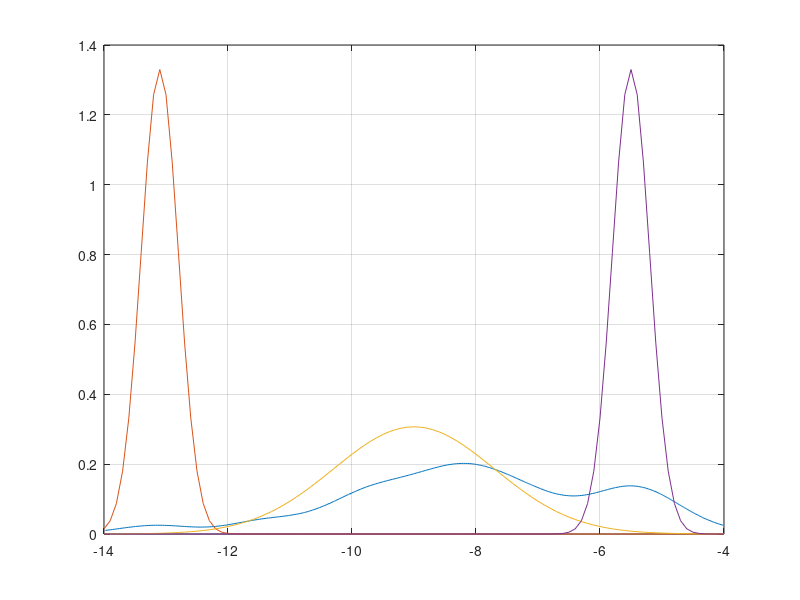

Reproduce this figure in MATLAB.
function splitPrior() 
prior = csvread('prior2.csv');
stDevs = [.3 1.3 .3];
mus = [-13.1 -9 -5.5];
peaks = [.025 .20 .137];
x = [-14:.1:-4];
y = ones(size(x,2), size(mus,2));
for i = 1:size(mus,2)
    stDev = stDevs(i);
    mu = mus(i);
    y(:,i) = 1/sqrt(2*pi*stDev^2)*exp(-1*((x-mu).^2)/(2*stDev^2));
%     y(:,i) = y(:,i).*peaks(i)./max(y(:,i));
end
plot(prior(:,1),prior(:,2));
hold on;
plot(x, y);
hold off;
grid on;
end